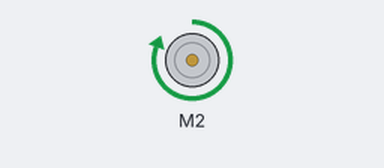
This sketch was run on a simulated Arduino Uno, built with avr-gcc and run on an emulated ATmega328P. Parts: DC motor (green arrow = forward, orange = backward, longer = faster).

Above: at 0.1 s.
At 1.1 s:
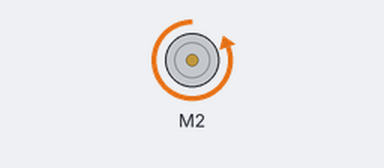
At 2.1 s:
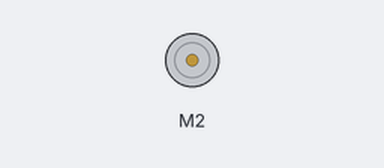
Timing chart, 0 to 3.6 s (numbered marks = the images above):
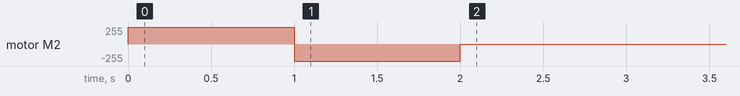

The sketch:

MotorShield.ino
```cpp
#include <AFMotor.h>

void setup() {
  // put your setup code here, to run once:
  AF_DCMotor motor(2);  // The motor number, i.e. 1, 2, 3 or 4

  motor.setSpeed( 255 );

  motor.run( FORWARD );
  delay(1000);

  motor.run( BACKWARD );
  delay(1000);

  motor.run( RELEASE );
  delay(1000);

}

void loop() {
  // put your main code here, to run repeatedly:
  // put your setup code here, to run once:
  AF_DCMotor motor(2);  // The motor number, i.e. 1, 2, 3 or 4

  motor.setSpeed( 255 );


  motor.run( RELEASE );
  delay(1000);
}
```
